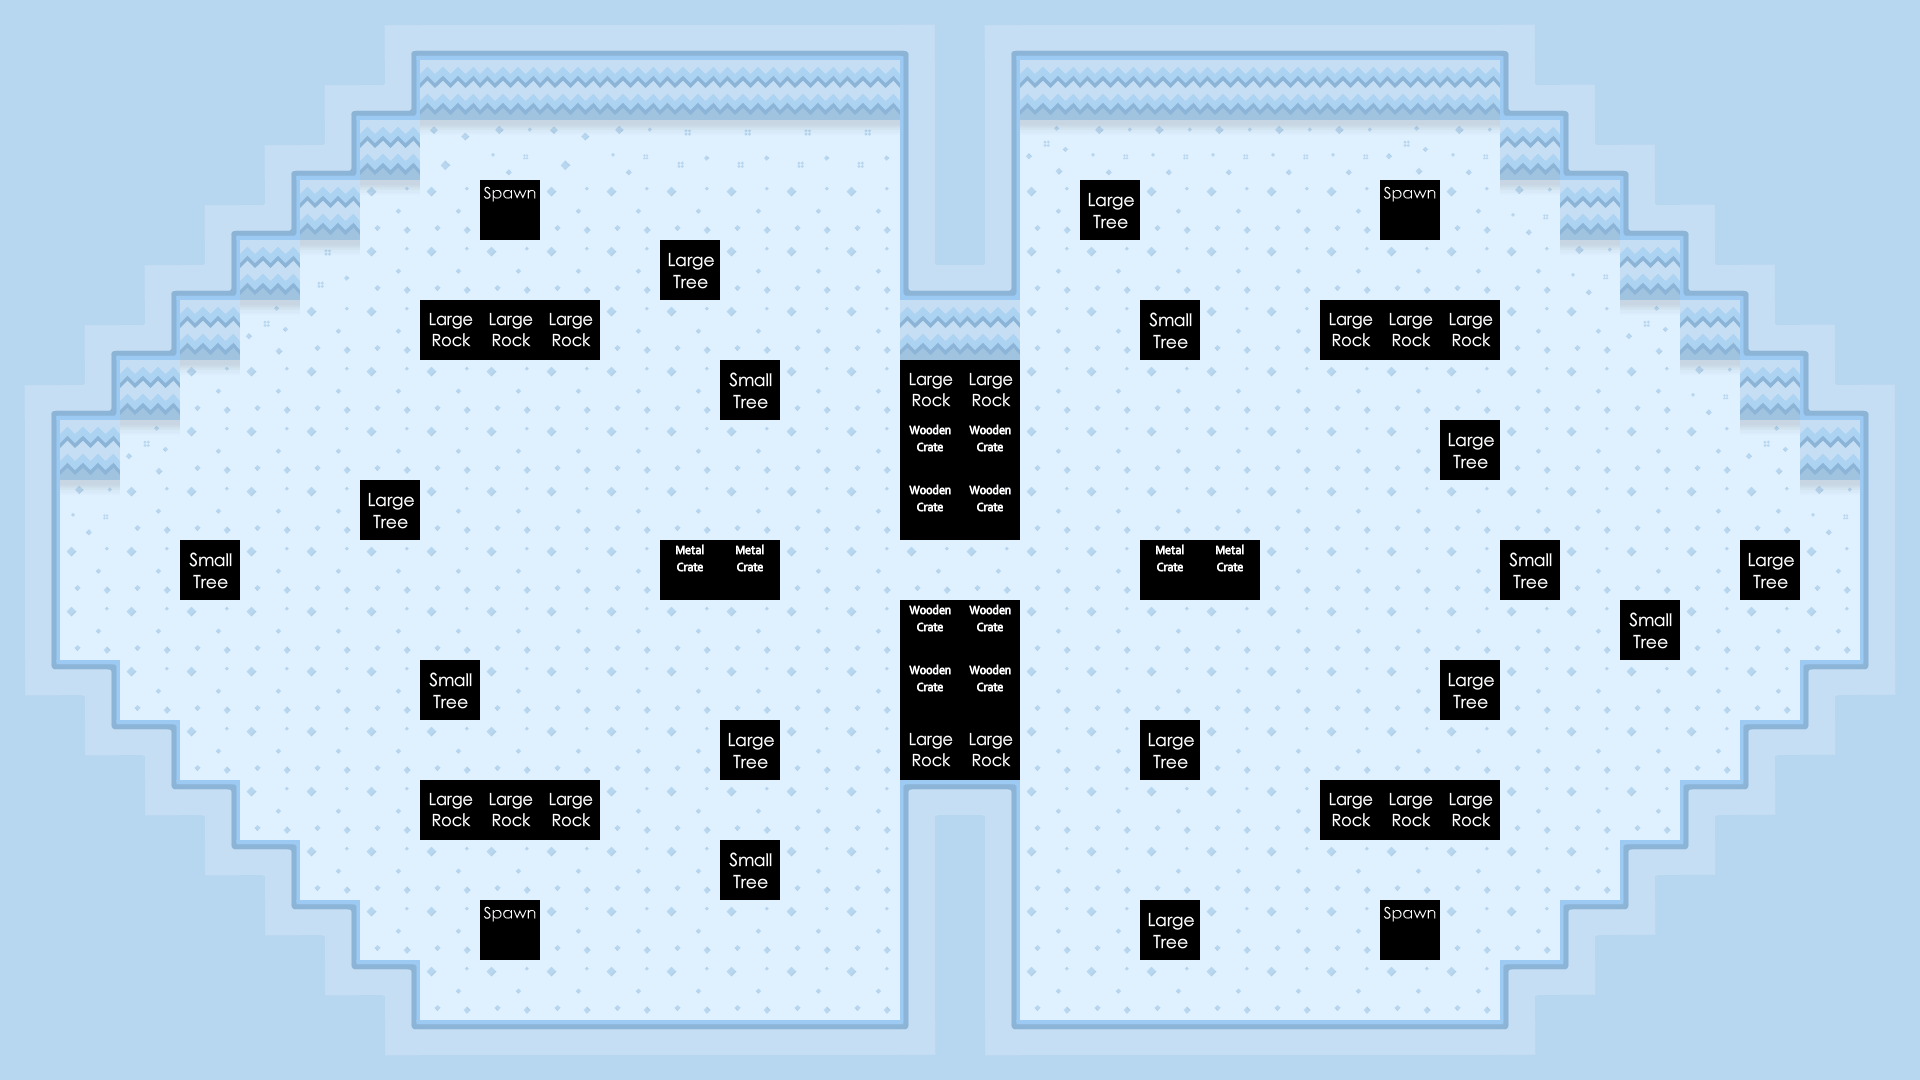

A 2D game scene composited from a Tiled map and its tileset images. What follows is a short description and the map's XML, with every tile layer's data as written:
An orthogonal 32x18 tile map with 60x60 px tiles, 3 tile layers (Water, Main, Meta).

<map version="1.0" orientation="orthogonal" width="32" height="18" tilewidth="60" tileheight="60">
 <tileset firstgid="1" name="ground" tilewidth="60" tileheight="60" spacing="2" margin="2">
  <image source="../img/map/TilemapOuya.png" width="1024" height="1024" />
 </tileset>
 <layer name="Water" width="32" height="18">
  <data encoding="csv">
0,0,0,0,0,0,0,0,0,0,0,0,0,0,0,0,0,0,0,0,0,0,0,0,0,0,0,0,0,0,0,0,
0,0,0,0,0,0,0,0,0,0,0,0,0,0,0,0,0,0,0,0,0,0,0,0,0,0,0,0,0,0,0,0,
0,0,0,0,0,0,0,0,0,0,0,0,0,0,0,0,0,0,0,0,0,0,0,0,0,0,0,0,0,0,0,0,
0,0,0,0,0,0,0,0,0,0,0,0,0,0,0,0,0,0,0,0,0,0,0,0,0,0,0,0,0,0,0,0,
0,0,0,0,0,0,0,0,0,0,0,0,0,0,0,0,0,0,0,0,0,0,0,0,0,0,0,0,0,0,0,0,
0,0,0,0,0,0,0,0,0,0,0,0,0,0,0,0,0,0,0,0,0,0,0,0,0,0,0,0,0,0,0,0,
0,0,0,0,0,0,0,0,0,0,0,0,0,0,0,0,0,0,0,0,0,0,0,0,0,0,0,0,0,0,0,0,
0,0,0,0,0,0,0,0,0,0,0,0,0,0,0,0,0,0,0,0,0,0,0,0,0,0,0,0,0,0,0,0,
0,0,0,0,0,0,0,0,0,0,0,0,0,0,0,0,0,0,0,0,0,0,0,0,0,0,0,0,0,0,0,0,
0,0,0,0,0,0,0,0,0,0,0,0,0,0,0,0,0,0,0,0,0,0,0,0,0,0,0,0,0,0,0,0,
0,0,0,0,0,0,0,0,0,0,0,0,0,0,0,0,0,0,0,0,0,0,0,0,0,0,0,0,0,0,0,0,
0,0,0,0,0,0,0,0,0,0,0,0,0,0,0,0,0,0,0,0,0,0,0,0,0,0,0,0,0,0,0,0,
0,0,0,0,0,0,0,0,0,0,0,0,0,0,0,0,0,0,0,0,0,0,0,0,0,0,0,0,0,0,0,0,
0,0,0,0,0,0,0,0,0,0,0,0,0,0,0,0,0,0,0,0,0,0,0,0,0,0,0,0,0,0,0,0,
0,0,0,0,0,0,0,0,0,0,0,0,0,0,0,0,0,0,0,0,0,0,0,0,0,0,0,0,0,0,0,0,
0,0,0,0,0,0,0,0,0,0,0,0,0,0,0,0,0,0,0,0,0,0,0,0,0,0,0,0,0,0,0,0,
0,0,0,0,0,0,0,0,0,0,0,0,0,0,0,0,0,0,0,0,0,0,0,0,0,0,0,0,0,0,0,0,
0,0,0,0,0,0,0,0,0,0,0,0,0,0,0,0,0,0,0,0,0,0,0,0,0,0,0,0,0,0,0,0
</data>
 </layer>
 <layer name="Main" width="32" height="18">
  <data encoding="csv">
83,83,83,83,83,83,87,82,82,82,82,82,82,82,82,86,87,82,82,82,82,82,82,82,82,86,83,83,83,83,83,83,
83,83,83,83,83,87,158,93,93,93,93,93,93,93,93,84,85,93,93,93,93,93,93,93,93,80,86,83,83,83,83,83,
83,83,83,83,87,158,93,166,163,166,163,165,165,165,165,84,85,164,163,163,163,163,163,164,163,93,80,86,83,83,83,83,
83,83,83,87,158,93,162,51,51,51,51,51,51,51,51,84,85,51,51,51,51,51,51,51,51,163,93,80,86,83,83,83,
83,83,87,158,93,165,51,51,51,51,51,51,51,51,51,80,158,51,51,51,51,51,51,51,51,51,163,93,80,86,83,83,
83,87,158,93,164,51,51,51,51,51,51,51,51,51,51,93,93,51,51,51,51,51,51,51,51,51,51,164,93,80,86,83,
87,158,93,162,51,51,51,51,51,51,51,51,51,51,51,163,164,51,51,51,51,51,51,51,51,51,51,51,163,93,80,86,
85,93,164,51,51,51,51,51,51,51,51,51,51,51,51,51,51,51,51,51,51,51,51,51,51,51,51,51,51,164,93,84,
85,163,51,51,51,51,51,51,51,51,51,51,51,51,51,51,51,51,51,51,51,51,51,51,51,51,51,51,51,51,163,84,
85,51,51,51,51,51,51,51,51,51,51,51,51,51,51,51,51,51,51,51,51,51,51,51,51,51,51,51,51,51,51,84,
85,51,51,51,51,51,51,51,51,51,51,51,51,51,51,51,51,51,51,51,51,51,51,51,51,51,51,51,51,51,51,84,
89,91,51,51,51,51,51,51,51,51,51,51,51,51,51,51,51,51,51,51,51,51,51,51,51,51,51,51,51,51,90,88,
83,89,91,51,51,51,51,51,51,51,51,51,51,51,51,51,51,51,51,51,51,51,51,51,51,51,51,51,51,90,88,83,
83,83,89,91,51,51,51,51,51,51,51,51,51,51,51,90,91,51,51,51,51,51,51,51,51,51,51,51,90,88,83,83,
83,83,83,89,91,51,51,51,51,51,51,51,51,51,51,84,85,51,51,51,51,51,51,51,51,51,51,90,88,83,83,83,
83,83,83,83,89,91,51,51,51,51,51,51,51,51,51,84,85,51,51,51,51,51,51,51,51,51,90,88,83,83,83,83,
83,83,83,83,83,89,91,51,51,51,51,51,51,51,51,84,85,51,51,51,51,51,51,51,51,90,88,83,83,83,83,83,
83,83,83,83,83,83,89,92,92,92,92,92,92,92,92,88,89,92,92,92,92,92,92,92,92,88,83,83,83,83,83,83
</data>
 </layer>
 <layer name="Meta" width="32" height="18">
  <data encoding="csv">
0,0,0,0,0,0,0,0,0,0,0,0,0,0,0,0,0,0,0,0,0,0,0,0,0,0,0,0,0,0,0,0,
0,0,0,0,0,0,0,0,0,0,0,0,0,0,0,0,0,0,0,0,0,0,0,0,0,0,0,0,0,0,0,0,
0,0,0,0,0,0,0,0,0,0,0,0,0,0,0,0,0,0,0,0,0,0,0,0,0,0,0,0,0,0,0,0,
0,0,0,0,0,0,0,0,157,0,0,0,0,0,0,0,0,0,154,0,0,0,0,157,0,0,0,0,0,0,0,0,
0,0,0,0,0,0,0,0,0,0,0,154,0,0,0,0,0,0,0,0,0,0,0,0,0,0,0,0,0,0,0,0,
0,0,0,0,0,0,0,153,153,153,0,0,0,0,0,0,0,0,0,156,0,0,153,153,153,0,0,0,0,0,0,0,
0,0,0,0,0,0,0,0,0,0,0,0,156,0,0,153,153,0,0,0,0,0,0,0,0,0,0,0,0,0,0,0,
0,0,0,0,0,0,0,0,0,0,0,0,0,0,0,160,160,0,0,0,0,0,0,0,154,0,0,0,0,0,0,0,
0,0,0,0,0,0,154,0,0,0,0,0,0,0,0,160,160,0,0,0,0,0,0,0,0,0,0,0,0,0,0,0,
0,0,0,156,0,0,0,0,0,0,0,161,161,0,0,0,0,0,0,161,161,0,0,0,0,156,0,0,0,154,0,0,
0,0,0,0,0,0,0,0,0,0,0,0,0,0,0,160,160,0,0,0,0,0,0,0,0,0,0,156,0,0,0,0,
0,0,0,0,0,0,0,156,0,0,0,0,0,0,0,160,160,0,0,0,0,0,0,0,154,0,0,0,0,0,0,0,
0,0,0,0,0,0,0,0,0,0,0,0,154,0,0,153,153,0,0,154,0,0,0,0,0,0,0,0,0,0,0,0,
0,0,0,0,0,0,0,153,153,153,0,0,0,0,0,0,0,0,0,0,0,0,153,153,153,0,0,0,0,0,0,0,
0,0,0,0,0,0,0,0,0,0,0,0,156,0,0,0,0,0,0,0,0,0,0,0,0,0,0,0,0,0,0,0,
0,0,0,0,0,0,0,0,157,0,0,0,0,0,0,0,0,0,0,154,0,0,0,157,0,0,0,0,0,0,0,0,
0,0,0,0,0,0,0,0,0,0,0,0,0,0,0,0,0,0,0,0,0,0,0,0,0,0,0,0,0,0,0,0,
0,0,0,0,0,0,0,0,0,0,0,0,0,0,0,0,0,0,0,0,0,0,0,0,0,0,0,0,0,0,0,0
</data>
 </layer>
</map>
